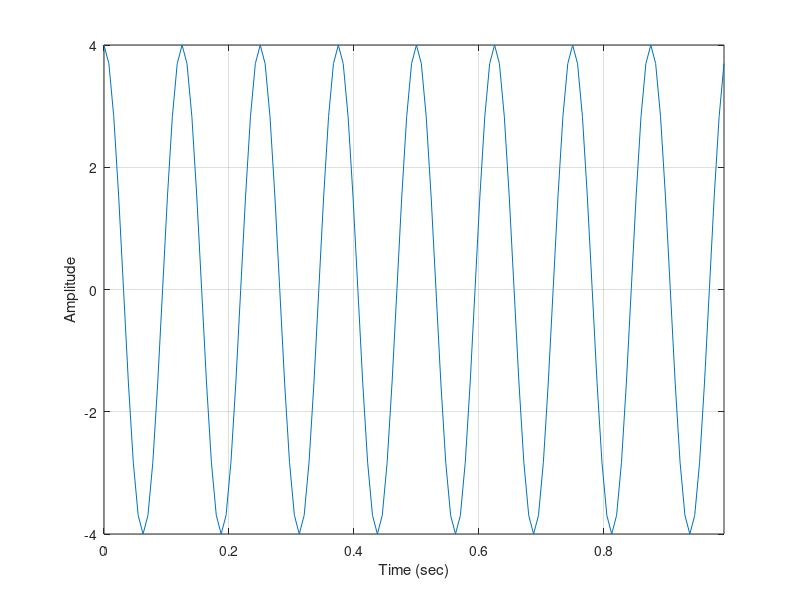

Here is the MATLAB script that generated this plot:
Fs = 128;
t  = 0:1/Fs:1-(1/Fs);
A  = 4;   % Vpeak
F1 = 8; % Hz
x  = A*cos(2*pi*t*F1);
idx = 1:128;
figure;
plot(t(idx),x(idx)); grid; ylabel('Amplitude'); xlabel('Time (sec)');
axis tight;

